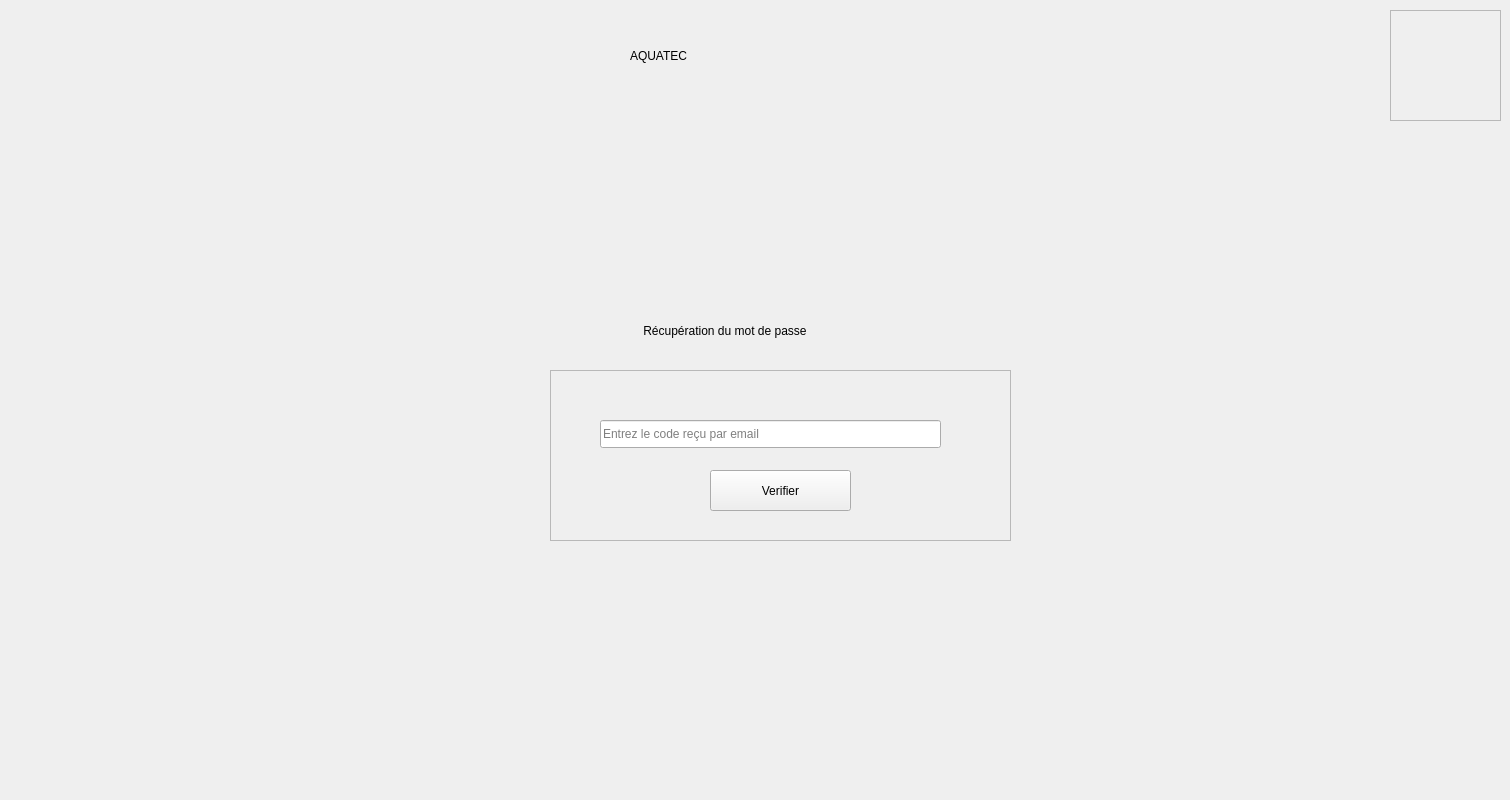
    <widget class="QWidget" name="Remailb">
     <widget class="QFrame" name="frame_6b">
      <property name="geometry">
       <rect>
        <x>550</x>
        <y>370</y>
        <width>461</width>
        <height>171</height>
       </rect>
      </property>
      <property name="frameShape">
       <enum>QFrame::Shape::StyledPanel</enum>
      </property>
      <property name="frameShadow">
       <enum>QFrame::Shadow::Raised</enum>
      </property>
      <widget class="QLineEdit" name="lineEdit_9b">
       <property name="geometry">
        <rect>
         <x>50</x>
         <y>50</y>
         <width>341</width>
         <height>28</height>
        </rect>
       </property>
       <property name="placeholderText">
        <string>Entrez le code reçu par email</string>
       </property>
      </widget>
      <widget class="QPushButton" name="pushButton_15b">
       <property name="geometry">
        <rect>
         <x>160</x>
         <y>100</y>
         <width>141</width>
         <height>41</height>
        </rect>
       </property>
       <property name="text">
        <string>Verifier</string>
       </property>
      </widget>
     </widget>
     <widget class="QLabel" name="label_11b">
      <property name="geometry">
       <rect>
        <x>610</x>
        <y>310</y>
        <width>341</width>
        <height>41</height>
       </rect>
      </property>
      <property name="text">
       <string>          Récupération du mot de passe</string>
      </property>
     </widget>
     <widget class="QPushButton" name="pushButton_18b">
      <property name="geometry">
       <rect>
        <x>0</x>
        <y>740</y>
        <width>81</width>
        <height>51</height>
       </rect>
      </property>
      <property name="styleSheet">
       <string notr="true">image: url(:/res/en-arriere.png);
background-color:transparent;
border:none;
</string>
      </property>
      <property name="text">
       <string/>
      </property>
     </widget>
     <widget class="QFrame" name="frame_4b_3">
      <property name="geometry">
       <rect>
        <x>1390</x>
        <y>10</y>
        <width>111</width>
        <height>111</height>
       </rect>
      </property>
      <property name="frameShape">
       <enum>QFrame::Shape::StyledPanel</enum>
      </property>
      <property name="frameShadow">
       <enum>QFrame::Shadow::Raised</enum>
      </property>
     </widget>
     <widget class="QLabel" name="label_b_4">
      <property name="geometry">
       <rect>
        <x>630</x>
        <y>10</y>
        <width>351</width>
        <height>91</height>
       </rect>
      </property>
      <property name="text">
       <string>AQUATEC</string>
      </property>
     </widget>
     <widget class="QLabel" name="label_2b_3">
      <property name="geometry">
       <rect>
        <x>520</x>
        <y>340</y>
        <width>71</width>
        <height>71</height>
       </rect>
      </property>
      <property name="styleSheet">
       <string notr="true">image: url(:/res/user (1).png);</string>
      </property>
      <property name="text">
       <string/>
      </property>
     </widget>
    </widget>
